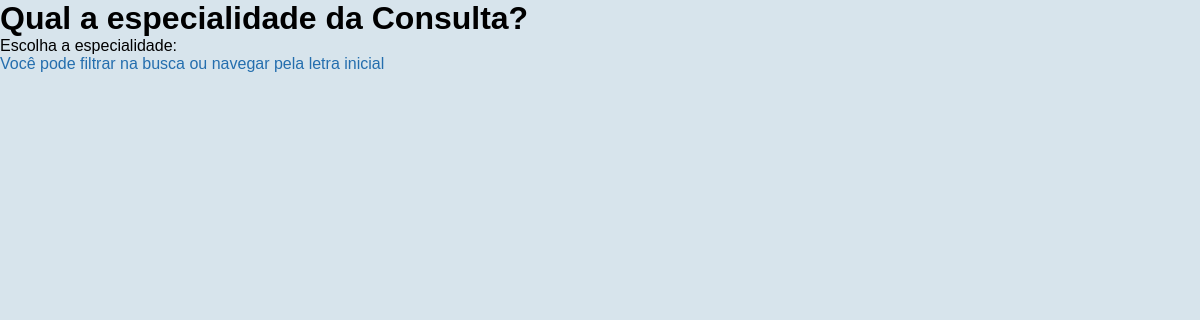
The page /consulta.php on the database as committed earlier.
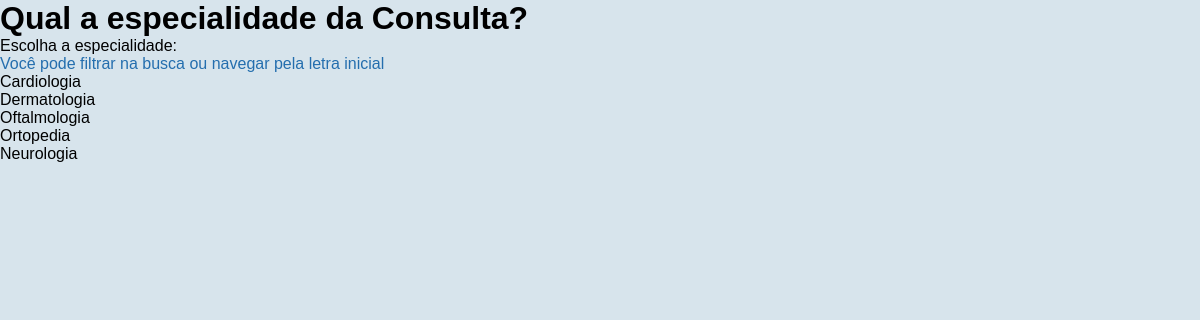
The same page on the database as committed later.
### tables this page shows
CREATE TABLE especialidades(
	id INT PRIMARY KEY nOT NULL AUTO_INCREMENT,
    nome VARCHAR(255)
);

### process/process_consulta.php (called while the page is built)
<?php
include_once ('conn.php');
$method = $_SERVER['REQUEST_METHOD'];
    if ($method === "GET") {
        $especialidadesQuery = $conn -> query("SELECT * FROM especialidades;");
        $especialidades = $especialidadesQuery->fetchAll();
   }

### consulta.php (the view, shortened to what this page needs)
<?php
  include_once('process/process_consulta.php');
?>
<!DOCTYPE html>
<html lang="en">
<head>
  <link rel="stylesheet" href="css/style.css">
  <link rel="stylesheet" href="https://code.jquery.com/ui/1.13.1/themes/base/jquery-ui.css">
</head>
<body>
<form id="form1" class="especialidadesForm" action="" method="POST">
  <h1>Qual a especialidade da Consulta?</h1>
  <label for="especialidade">Escolha a especialidade:</label>
  <p>Você pode filtrar na busca ou navegar pela letra inicial</p>
  <?php foreach($especialidades as $especialidade): ?>
    <label class="especialidadesLabel" onclick="submitForm('<?php echo $especialidade['nome']; ?>')"><?php echo $especialidade['nome']; ?></label><br>
  <?php endforeach; ?>
</form>
</body>
</html>

### css/style.css (style rules this page uses)
* { margin: 0; padding: 0; font-family: "Montserrat", sans-serif; }
html { height: 500vh; }
body { background-color: #D7E4EC; }
#ConfirmarConsulta > h1, p { color: #246EAE; }

Rows that differ between the two databases and show on the page:
added especialidades: nome "Cardiologia"
added especialidades: nome "Dermatologia"
added especialidades: nome "Oftalmologia"
added especialidades: nome "Ortopedia"
added especialidades: nome "Neurologia"
